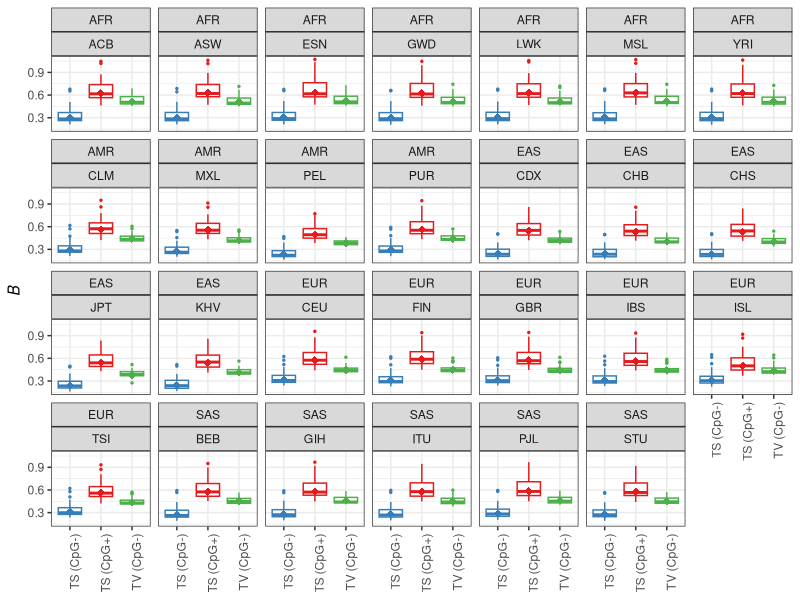
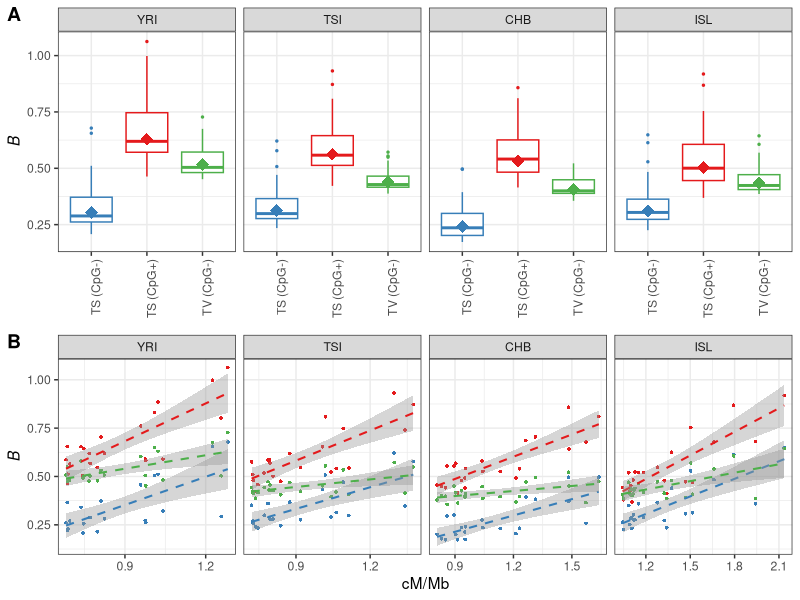
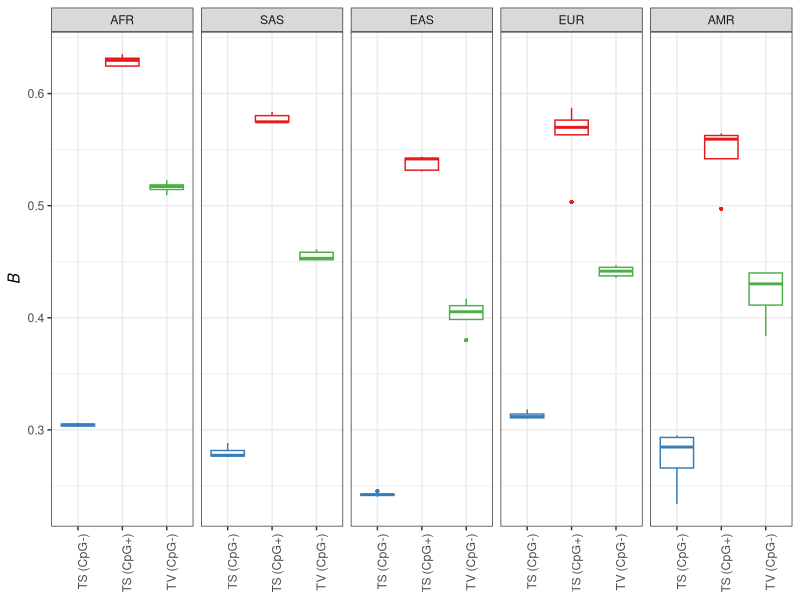
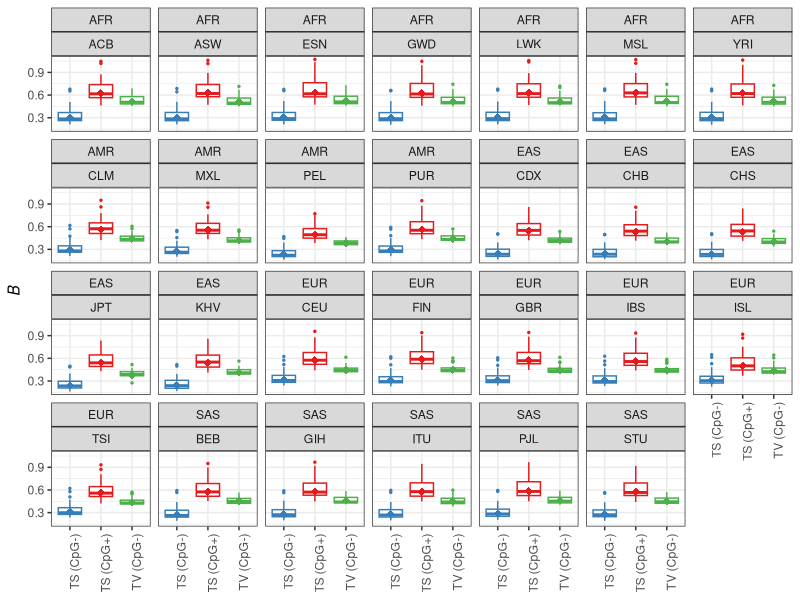

These charts were generated, in order, by the following R code:
library(ggplot2)
library(cowplot)

## load data
data <- read.table("fig3_4_S8.txt", header = T, sep="\t")

#### Figure 3
data3 <- subset(data, pop%in%c("YRI", "TSI", "CHB", "ISL"))
data3$pop <- factor(data3$pop, levels = c("YRI", "TSI", "CHB", "ISL"))

f3a <- ggplot(data3, aes(x=mType, y=B, color=mType)) + geom_boxplot(outlier.size = 0.5,shape=21) + facet_wrap(.~pop, ncol = 4, nrow = 1) +
  theme_bw() + theme(legend.position = "none", axis.title.x = element_blank(), axis.text.x = element_text(angle = 90, hjust = 1)) +
  ylab(expression(italic(B)))+ scale_color_manual(values=c("#377eb8", "#e41a1c", "#4daf4a"))+
  geom_point(aes(x=mType,y=B_full), shape=18, size = 4, colour=c(rep("#377eb8",88), rep("#e41a1c",88), rep("#4daf4a",88)))


f3b <- ggplot(data3, aes(x=cMmb, y=B, colour = mType)) + geom_point(size=1.25, shape=21, stroke=0, aes(fill=factor(mType))) + 
  facet_wrap(.~pop, scales = "free_x", ncol = 4, nrow = 1) + theme_bw() + 
  geom_smooth(method="lm",lty =2, lwd=0.7) + theme(legend.position = "none") +xlab("cM/Mb")+ ylab(expression(italic(B)))+
  scale_fill_manual(values = c("#377eb8", "#e41a1c", "#4daf4a")) +  scale_color_manual(values = c("#377eb8", "#e41a1c", "#4daf4a")) + 
  scale_x_continuous(breaks = c(0.9,1.2,1.5,1.8,2.1))

tt <- plot_grid(f3a, f3b, ncol = 1, align = "v", rel_heights = c(1.2,1), labels = c("A", "B"))
ggsave("fig3.pdf", tt, width=15, height=12, units = "cm")

#### Figure 4
data$superpop <- factor(data$superpop, levels = c("AFR", "SAS", "EAS", "EUR", "AMR"))

f4 <- ggplot(data, aes(x=mType, y=B_full, color=mType)) + geom_boxplot(outlier.size = 0.5,shape=21) + facet_wrap(.~superpop, ncol = 7, nrow = 4) +
  theme_bw() + theme(legend.position = "none", axis.title.x = element_blank(), axis.text.x = element_text(angle = 90, hjust = 1)) +
  ylab(expression(italic(B)))+ scale_color_manual(values=c("#377eb8", "#e41a1c", "#4daf4a"))

ggsave("fig4.pdf",f4, width=15, height=7, units = "cm")

#### Supplementary figure S8
data$superpop <- factor(data$superpop, levels = c("AFR", "AMR", "EAS", "EUR","SAS"))
fS8 <- ggplot(data, aes(x=mType, y=B, color=mType)) + geom_boxplot(outlier.size = 0.5,shape=21) + facet_wrap(superpop~pop, ncol = 7, nrow = 4) +
  theme_bw() + theme(legend.position = "none", axis.title.x = element_blank(), axis.text.x = element_text(angle = 90, hjust = 1)) +
  ylab(expression(italic(B)))+ scale_color_manual(values=c("#377eb8", "#e41a1c", "#4daf4a"))+
  geom_point(aes(x=mType,y=B_full), shape=18, size = 2.5, colour=c(rep("#377eb8",length(unique(data$pop))*22), rep("#e41a1c",length(unique(data$pop))*22), rep("#4daf4a",length(unique(data$pop))*22)))
fS8
ggsave("figS8.pdf", fS8, width=18, height=22, units = "cm")
